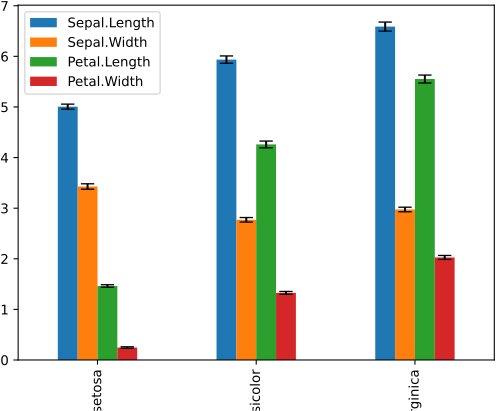

Write the Python code that produced this figure.
import statsmodels.api as sm
iris = sm.datasets.get_rdataset('iris', 'datasets').data

my_group = iris.groupby('Species')                    # 品種ごとに，
my_df = my_group.agg('mean')                          # 各変数の，平均と
my_se = my_group.agg(lambda x: x.std() / len(x)**0.5) # 標準誤差を求める．

my_df.plot(kind='bar', yerr=my_se, capsize=5)

import matplotlib.pyplot as plt
plt.savefig('04-p-iris-group.pdf')
